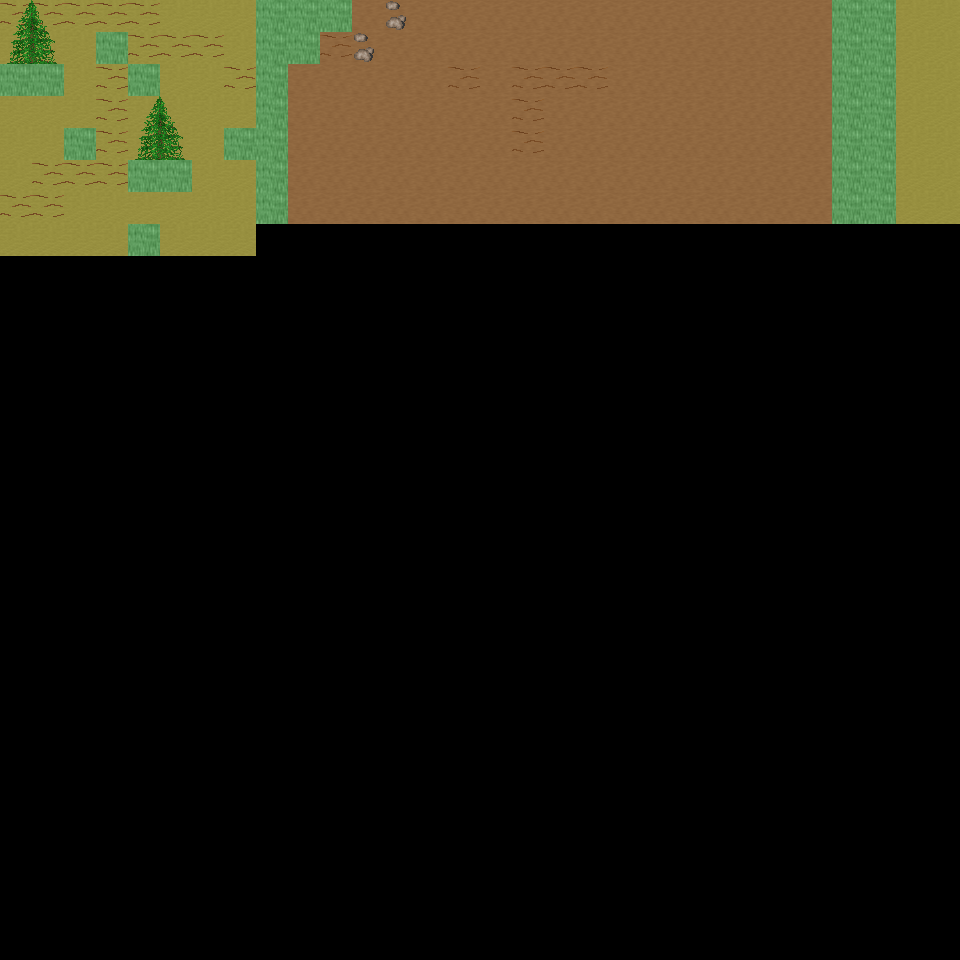

A 2D game scene composited from a Tiled map and its tileset images. What follows is a short description and the map's XML, with each tile layer's data collapsed to a summary:
An orthogonal 30x30 tile map with 32x32 px tiles, 6 tile layers (Ground, Object, Object2, Above, ...), 47 tilesets and 6 objects (6x mapExit).

<map version="1.0" orientation="orthogonal" renderorder="right-down" width="30" height="30" tilewidth="32" tileheight="32" nextobjectid="7">
  <tileset firstgid="1" name="tileset_ground_ground" tilewidth="32" tileheight="32" tilecount="33" columns="3">
    <image source="../drawable/tileset_ground_ground.png" width="96" height="352" />
  </tileset>
  <tileset firstgid="34" name="tileset_ground_ice_ice" tilewidth="32" tileheight="32" tilecount="3" columns="3">
    <image source="../drawable/tileset_ground_ice_ice.png" width="96" height="32" />
  </tileset>
  <tileset firstgid="37" name="tileset_ground_earth_edges" tilewidth="32" tileheight="32" tilecount="18" columns="6">
    <image source="../drawable/tileset_ground_earth_edges.png" width="192" height="96" />
  </tileset>
  <tileset firstgid="55" name="tileset_ground_rock_pebbles" tilewidth="32" tileheight="32" tilecount="3" columns="1">
    <image source="../drawable/tileset_ground_rock_pebbles.png" width="32" height="96" />
  </tileset>
  <tileset firstgid="58" name="tileset_item_corpse_huge_animal" tilewidth="32" tileheight="32" tilecount="16" columns="2">
    <image source="../drawable/tileset_item_corpse_huge_animal.png" width="64" height="256" />
  </tileset>
  <tileset firstgid="74" name="tileset_plant_flower_daisy_white" tilewidth="32" tileheight="32" tilecount="8" columns="2">
    <image source="../drawable/tileset_plant_flower_daisy_white.png" width="64" height="128" />
  </tileset>
  <tileset firstgid="82" name="tileset_ground_ridge_earth_dark" tilewidth="32" tileheight="32" tilecount="96" columns="12">
    <image source="../drawable/tileset_ground_ridge_earth_dark.png" width="384" height="256" />
  </tileset>
  <tileset firstgid="178" name="tileset_ground_grass_edges" tilewidth="32" tileheight="32" tilecount="36" columns="12">
    <image source="../drawable/tileset_ground_grass_edges.png" width="384" height="96" />
  </tileset>
  <tileset firstgid="214" name="tileset_ground_ridge_ice_2" tilewidth="32" tileheight="32" tilecount="42" columns="7">
    <image source="../drawable/tileset_ground_ridge_ice_2.png" width="224" height="192" />
  </tileset>
  <tileset firstgid="256" name="tileset_ground_ice_glacier" tilewidth="32" tileheight="32" tilecount="1" columns="1">
    <image source="../drawable/tileset_ground_ice_glacier.png" width="32" height="32" />
  </tileset>
  <tileset firstgid="257" name="tileset_ground_ice_edges" tilewidth="32" tileheight="32" tilecount="9" columns="3">
    <image source="../drawable/tileset_ground_ice_edges.png" width="96" height="96" />
  </tileset>
  <tileset firstgid="266" name="tileset_plant_bush_large_brown" tilewidth="32" tileheight="32" tilecount="9" columns="3">
    <image source="../drawable/tileset_plant_bush_large_brown.png" width="96" height="96" />
  </tileset>
  <tileset firstgid="275" name="tileset_ground_ridge_ice" tilewidth="32" tileheight="32" tilecount="42" columns="7">
    <image source="../drawable/tileset_ground_ridge_ice.png" width="224" height="192" />
  </tileset>
  <tileset firstgid="317" name="tileset_plant_bush_various_small" tilewidth="32" tileheight="32" tilecount="9" columns="3">
    <image source="../drawable/tileset_plant_bush_various_small.png" width="96" height="96" />
  </tileset>
  <tileset firstgid="326" name="tileset_ground_rock_rocks_2" tilewidth="32" tileheight="32" tilecount="4" columns="2">
    <image source="../drawable/tileset_ground_rock_rocks_2.png" width="64" height="64" />
  </tileset>
  <tileset firstgid="330" name="tileset_building_decoration_blue_circle" tilewidth="32" tileheight="32" tilecount="4" columns="2">
    <image source="../drawable/tileset_building_decoration_blue_circle.png" width="64" height="64" />
  </tileset>
  <tileset firstgid="334" name="tileset_item_statue_cross" tilewidth="32" tileheight="32" tilecount="1" columns="1">
    <image source="../drawable/tileset_item_statue_cross.png" width="32" height="32" />
  </tileset>
  <tileset firstgid="335" name="tileset_ground_rock_green_crystal" tilewidth="32" tileheight="32" tilecount="9" columns="3">
    <image source="../drawable/tileset_ground_rock_green_crystal.png" width="96" height="96" />
  </tileset>
  <tileset firstgid="344" name="tileset_furniture_light_iron_lamp" tilewidth="32" tileheight="32" tilecount="3" columns="1">
    <image source="../drawable/tileset_furniture_light_iron_lamp.png" width="32" height="96" />
  </tileset>
  <tileset firstgid="347" name="tileset_item_statue_metal_and_stone" tilewidth="32" tileheight="32" tilecount="6" columns="3">
    <image source="../drawable/tileset_item_statue_metal_and_stone.png" width="96" height="64" />
  </tileset>
  <tileset firstgid="353" name="tileset_ground_ladder_horizontal_pale" tilewidth="32" tileheight="32" tilecount="3" columns="1">
    <image source="../drawable/tileset_ground_ladder_horizontal_pale.png" width="32" height="96" />
  </tileset>
  <tileset firstgid="356" name="tileset_plant_bush_bushes" tilewidth="32" tileheight="32" tilecount="10" columns="5">
    <image source="../drawable/tileset_plant_bush_bushes.png" width="160" height="64" />
  </tileset>
  <tileset firstgid="366" name="tileset_item_blood_floor_stain" tilewidth="32" tileheight="32" tilecount="1" columns="1">
    <image source="../drawable/tileset_item_blood_floor_stain.png" width="32" height="32" />
  </tileset>
  <tileset firstgid="367" name="tileset_item_corpse_skull_dark" tilewidth="32" tileheight="32" tilecount="2" columns="2">
    <image source="../drawable/tileset_item_corpse_skull_dark.png" width="64" height="32" />
  </tileset>
  <tileset firstgid="369" name="tileset_furniture_light_flames" tilewidth="32" tileheight="32" tilecount="6" columns="6">
    <image source="../drawable/tileset_furniture_light_flames.png" width="192" height="32" />
  </tileset>
  <tileset firstgid="375" name="tileset_logic_creature_human" tilewidth="32" tileheight="32" tilecount="5" columns="5">
    <image source="../drawable/tileset_logic_creature_human.png" width="160" height="32" />
  </tileset>
  <tileset firstgid="380" name="tileset_logic_creature_elemental" tilewidth="32" tileheight="32" tilecount="16" columns="8">
    <image source="../drawable/tileset_logic_creature_elemental.png" width="256" height="64" />
  </tileset>
  <tileset firstgid="396" name="tileset_logic_collision" tilewidth="32" tileheight="32" tilecount="1" columns="1">
    <image source="../drawable/tileset_logic_collision.png" width="32" height="32" />
  </tileset>
  <tileset firstgid="397" name="tileset_logic_creature_giant_human" tilewidth="32" tileheight="32" tilecount="16" columns="8">
    <image source="../drawable/tileset_logic_creature_giant_human.png" width="256" height="64" />
  </tileset>
  <tileset firstgid="413" name="tileset_plant_tree_taller_trees" tilewidth="32" tileheight="32" tilecount="32" columns="8">
    <image source="../drawable/tileset_plant_tree_taller_trees.png" width="256" height="128" />
  </tileset>
  <tileset firstgid="445" name="tileset_plant_tree_spruce" tilewidth="32" tileheight="32" tilecount="6" columns="2">
    <image source="../drawable/tileset_plant_tree_spruce.png" width="64" height="96" />
  </tileset>
  <tileset firstgid="451" name="tileset_plant_bush_bush_mult_colored" tilewidth="32" tileheight="32" tilecount="6" columns="3">
    <image source="../drawable/tileset_plant_bush_bush_mult_colored.png" width="96" height="64" />
  </tileset>
  <tileset firstgid="457" name="tileset_ground_ice_icehole" tilewidth="32" tileheight="32" tilecount="1" columns="1">
    <image source="../drawable/tileset_ground_ice_icehole.png" width="32" height="32" />
  </tileset>
  <tileset firstgid="458" name="tileset_logic_portal" tilewidth="32" tileheight="32" tilecount="24" columns="8">
    <image source="../drawable/tileset_logic_portal.png" width="256" height="96" />
  </tileset>
  <tileset firstgid="482" name="tileset_building_wall_int_clay" tilewidth="32" tileheight="32" tilecount="100" columns="10">
    <image source="../drawable/tileset_building_wall_int_clay.png" width="320" height="320" />
  </tileset>
  <tileset firstgid="582" name="tileset_plant_tree_pine_tree" tilewidth="32" tileheight="32" tilecount="20" columns="4">
    <image source="../drawable/tileset_plant_tree_pine_tree.png" width="128" height="160" />
  </tileset>
  <tileset firstgid="602" name="tileset_plant_tree_pine_tree_1" tilewidth="32" tileheight="32" tilecount="20" columns="4">
    <image source="../drawable/tileset_plant_tree_pine_tree_1.png" width="128" height="160" />
  </tileset>
  <tileset firstgid="622" name="tileset_plant_stump_hollow_logs" tilewidth="32" tileheight="32" tilecount="6" columns="3">
    <image source="../drawable/tileset_plant_stump_hollow_logs.png" width="96" height="64" />
  </tileset>
  <tileset firstgid="628" name="tileset_plant_stump_small_stump" tilewidth="32" tileheight="32" tilecount="4" columns="2">
    <image source="../drawable/tileset_plant_stump_small_stump.png" width="64" height="64" />
  </tileset>
  <tileset firstgid="632" name="tileset_plant_stump_stump_snow1" tilewidth="32" tileheight="32" tilecount="2" columns="2">
    <image source="../drawable/tileset_plant_stump_stump_snow1.png" width="64" height="32" />
  </tileset>
  <tileset firstgid="634" name="tileset_plant_stump_stump_snow" tilewidth="32" tileheight="32" tilecount="2" columns="2">
    <image source="../drawable/tileset_plant_stump_stump_snow.png" width="64" height="32" />
  </tileset>
  <tileset firstgid="636" name="tileset_building_decoration_rocks" tilewidth="32" tileheight="32" tilecount="6" columns="3">
    <image source="../drawable/tileset_building_decoration_rocks.png" width="96" height="64" />
  </tileset>
  <tileset firstgid="642" name="tileset_ground_rock_rocks" tilewidth="32" tileheight="32" tilecount="4" columns="2">
    <image source="../drawable/tileset_ground_rock_rocks.png" width="64" height="64" />
  </tileset>
  <tileset firstgid="646" name="tileset_plant_tree_snow_on_pine" tilewidth="32" tileheight="32" tilecount="20" columns="4">
    <image source="../drawable/tileset_plant_tree_snow_on_pine.png" width="128" height="160" />
  </tileset>
  <tileset firstgid="666" name="tileset_light_dim_light_5x5" tilewidth="32" tileheight="32" tilecount="25" columns="5">
    <image source="../drawable/tileset_light_dim_light_5x5.png" width="160" height="160" />
  </tileset>
  <tileset firstgid="691" name="tileset_logic_creature_fowl" tilewidth="32" tileheight="32" tilecount="6" columns="6">
    <image source="../drawable/tileset_logic_creature_fowl.png" width="192" height="32" />
  </tileset>
  <tileset firstgid="697" name="tileset_logic_creature_animal" tilewidth="32" tileheight="32" tilecount="32" columns="8">
    <image source="../drawable/tileset_logic_creature_animal.png" width="256" height="128" />
  </tileset>
  <layer name="Ground" width="30" height="30">
    <data>[900 cells, 218 non-empty, 2 distinct tile ids]</data>
  </layer>
  <layer name="Object" width="30" height="30">
    <data>[900 cells, 59 non-empty, 13 distinct tile ids]</data>
  </layer>
  <layer name="Object2" width="30" height="30">
    <data>[900 cells, 0 non-empty, 0 distinct tile ids]</data>
  </layer>
  <layer name="Above" width="30" height="30">
    <data>[900 cells, 8 non-empty, 4 distinct tile ids]</data>
  </layer>
  <layer name="Above2" width="30" height="30">
    <data>[900 cells, 0 non-empty, 0 distinct tile ids]</data>
  </layer>
  <layer name="Walkable" width="30" height="30">
    <data>[900 cells, 33 non-empty, 1 distinct tile ids]</data>
  </layer>
  <objectgroup name="MapEvents">
    <object id="1" name="north" type="mapExit" x="0" y="0" width="256" height="32">
      <properties>
        <property name="map" value="level_0_x72_y28" />
        <property name="x" value="0" />
        <property name="y" value="28" />
      </properties>
    </object>
    <object id="2" name="north2" type="mapExit" x="352" y="0" width="480" height="32">
      <properties>
        <property name="map" value="level_0_x72_y28" />
        <property name="x" value="11" />
        <property name="y" value="28" />
      </properties>
    </object>
    <object id="3" name="north3" type="mapExit" x="896" y="0" width="64" height="32">
      <properties>
        <property name="map" value="level_0_x72_y28" />
        <property name="x" value="28" />
        <property name="y" value="28" />
      </properties>
    </object>
    <object id="4" name="west" type="mapExit" x="0" y="0" width="32" height="64">
      <properties>
        <property name="map" value="level_0_x71_y29" />
        <property name="x" value="28" />
        <property name="y" value="0" />
      </properties>
    </object>
    <object id="5" name="west2" type="mapExit" x="0" y="96" width="32" height="864">
      <properties>
        <property name="map" value="level_0_x71_y29" />
        <property name="x" value="28" />
        <property name="y" value="3" />
      </properties>
    </object>
    <object id="6" name="east" type="mapExit" x="928" y="0" width="32" height="960">
      <properties>
        <property name="map" value="level_0_x73_y29" />
        <property name="x" value="1" />
        <property name="y" value="0" />
      </properties>
    </object>
  </objectgroup>
</map>
